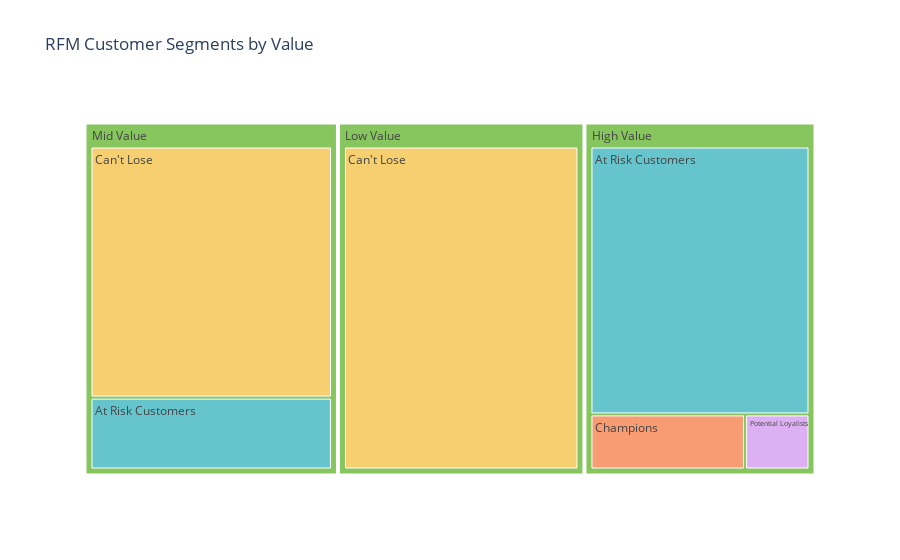

Notebook source saved alongside this figure:
### Code cell
data = rfm_df
segment_product_counts = data.groupby(['RFM_Segment', 'customer_segment']).size().reset_index(name='Count')

segment_product_counts = segment_product_counts.sort_values('Count', ascending=False)

fig_treemap_segment_product = px.treemap(segment_product_counts, 
                                         path=['RFM_Segment', 'customer_segment'], 
                                         values='Count',
                                         color='customer_segment', color_discrete_sequence=px.colors.qualitative.Pastel,
                                         title='RFM Customer Segments by Value')
fig_treemap_segment_product.show()

### Figure 1 — Plotly figure (JSON) as saved in the notebook; plotly's stock layout.template omitted (floating-point values rounded to 4 significant figures)
{"data": [{"branchvalues": "total", "customdata": [["At Risk Customers"], ["Can't Lose"], ["Champions"], ["At Risk Customers"], ["At Risk Customers"], ["Potential Loyalists"], ["Can't Lose"], ["Champions"], ["Potential Loyalists"], ["Can't Lose"], ["Champions"], ["Potential Loyalists"], ["(?)"], ["(?)"], ["(?)"]], "domain": {"x": [0, 1], "y": [0, 1]}, "hovertemplate": "labels=%{label}<br>Count=%{value}<br>parent=%{parent}<br>id=%{id}<br>customer_segment=%{customdata[0]}<extra></extra>", "ids": ["High Value/At Risk Customers", "Low Value/Can't Lose", "Low Value/Champions", "Low Value/At Risk Customers", "Mid Value/At Risk Customers", "High Value/Potential Loyalists", "Mid Value/Can't Lose", "Mid Value/Champions", "Low Value/Potential Loyalists", "High Value/Can't Lose", "High Value/Champions", "Mid Value/Potential Loyalists", "Low Value", "Mid Value", "High Value"], "labels": ["At Risk Customers", "Can't Lose", "Champions", "At Risk Customers", "At Risk Customers", "Potential Loyalists", "Can't Lose", "Champions", "Potential Loyalists", "Can't Lose", "Champions", "Potential Loyalists", "Low Value", "Mid Value", "High Value"], "marker": {"colors": ["rgb(102, 197, 204)", "rgb(246, 207, 113)", "rgb(248, 156, 116)", "rgb(102, 197, 204)", "rgb(102, 197, 204)", "rgb(220, 176, 242)", "rgb(246, 207, 113)", "rgb(248, 156, 116)", "rgb(220, 176, 242)", "rgb(246, 207, 113)", "rgb(248, 156, 116)", "rgb(220, 176, 242)", "rgb(135, 197, 95)", "rgb(135, 197, 95)", "rgb(135, 197, 95)"]}, "name": "", "parents": ["High Value", "Low Value", "Low Value", "Low Value", "Mid Value", "High Value", "Mid Value", "Mid Value", "Low Value", "High Value", "High Value", "Mid Value", "", "", ""], "type": "treemap", "values": [248, 319, 0, 0, 73, 15, 255, 0, 0, 0, 36, 0, 319, 328, 299]}], "layout": {"legend": {"tracegroupgap": 0}, "title": {"text": "RFM Customer Segments by Value"}, "treemapcolorway": ["rgb(102, 197, 204)", "rgb(246, 207, 113)", "rgb(248, 156, 116)", "rgb(220, 176, 242)", "rgb(135, 197, 95)", "rgb(158, 185, 243)", "rgb(254, 136, 177)", "rgb(201, 219, 116)", "rgb(139, 224, 164)", "rgb(180, 151, 231)", "rgb(179, 179, 179)"]}}
